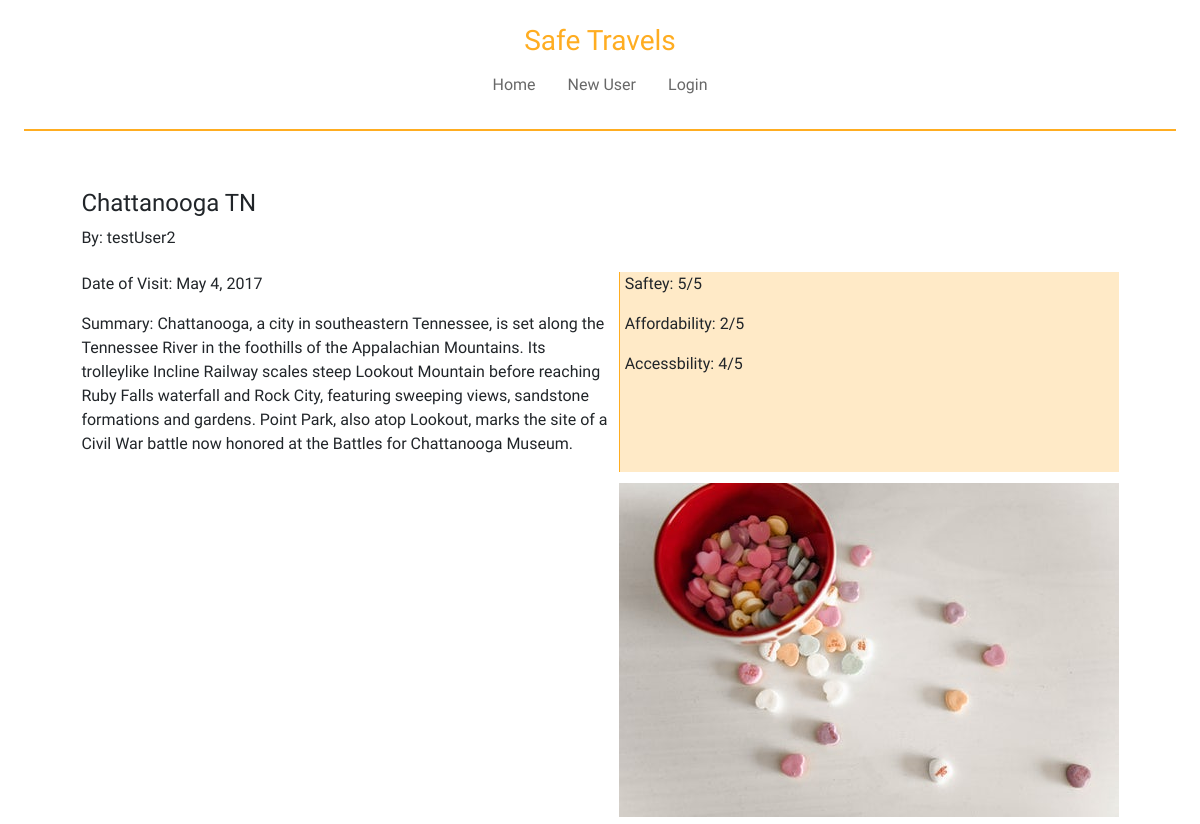
Before: /logDetails/2/ with the older database file.
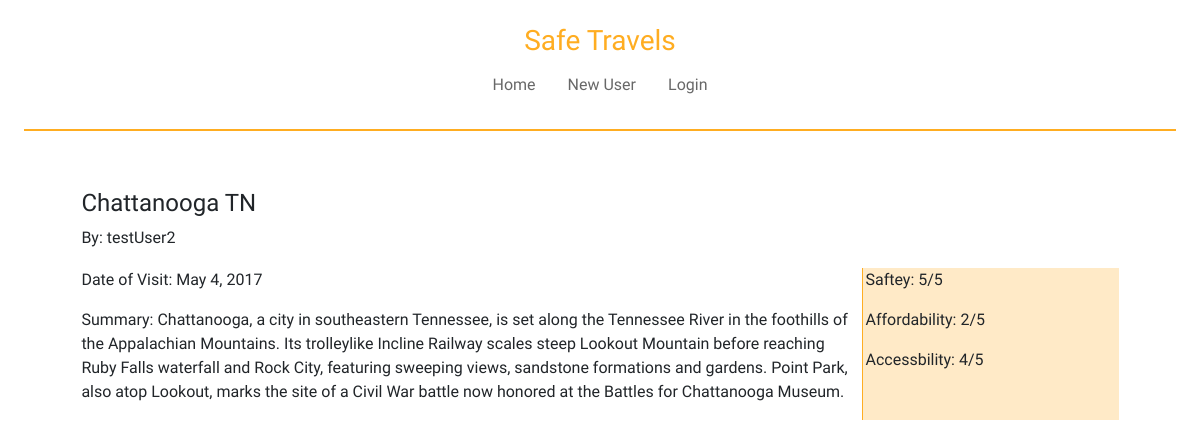
After: the same page with the newer database file.
### travelApp/models.py (models this page shows, shortened)
class LocationLog(models.Model):
    location = models.CharField(max_length=500, default='')
    location_lat = models.FloatField(default=0)
    location_long = models.FloatField(default=0)
    date_of_visit = models.DateField(default=date.today)
    summary = models.TextField(default='')
    safety = models.PositiveSmallIntegerField(default=1)
    affordability = models.PositiveSmallIntegerField(default=1)
    accessibility = models.PositiveSmallIntegerField(default=1)
    image = models.ImageField(upload_to='images', null=True, blank=True)
    userModel_fk = models.ForeignKey(UserModel, on_delete=models.CASCADE, null=True, blank=True)

class UserModel(models.Model):
    username = models.CharField(max_length=500, default='')
    password = models.CharField(max_length=500, default='')
    email = models.EmailField(default='')
    user_fk = models.ForeignKey(User, on_delete=models.CASCADE, null=True, blank=True)

### travelApp/views.py (the view)
# urls.py: path('logDetails/<int:logID>/', views.logDetails, name='logDetails'),
def logDetails(request, logID):
    log = LocationLog.objects.get(pk=logID)
    context = {
        'log': log,
    }
    return render(request, 'travelApp/logDetails.html', context)

### travelApp/templates/travelApp/logDetails.html (shortened to what this page needs)
{% extends 'travelApp/base.html' %}
{% block content %}
<div class="formatDetails">
    <div class="detailsHeader">
        <h4>{{ log.location }}</h4>
        <p>
            By: {{log.userModel_fk.username}}
        </p>
    </div>
   <div class="detailsDetails">
       <p>
           Date of Visit:
           {{ log.date_of_visit  }}
       </p>
       <p>
           Summary:
           {{ log.summary }}
       </p>
   </div>
    {% if log.image %}
    <div class="detailImage">
        <img src="{{ log.image.url }}" alt="log image">
    </div>
    {% endif %}
    <div class="detailsRatings">
        <p>
            Saftey:
            {{ log.safety }}/5
        </p>
        <p>
            Affordability:
            {{ log.affordability }}/5
        </p>
        <p>
            Accessbility:
            {{ log.accessibility }}/5
        </p>
    </div>
</div>
{% endblock %}

Changed rows visible on the page:
changed LocationLog "Chattanooga TN": image "images/candy.jpeg" → empty (drawn); image: picture removed
